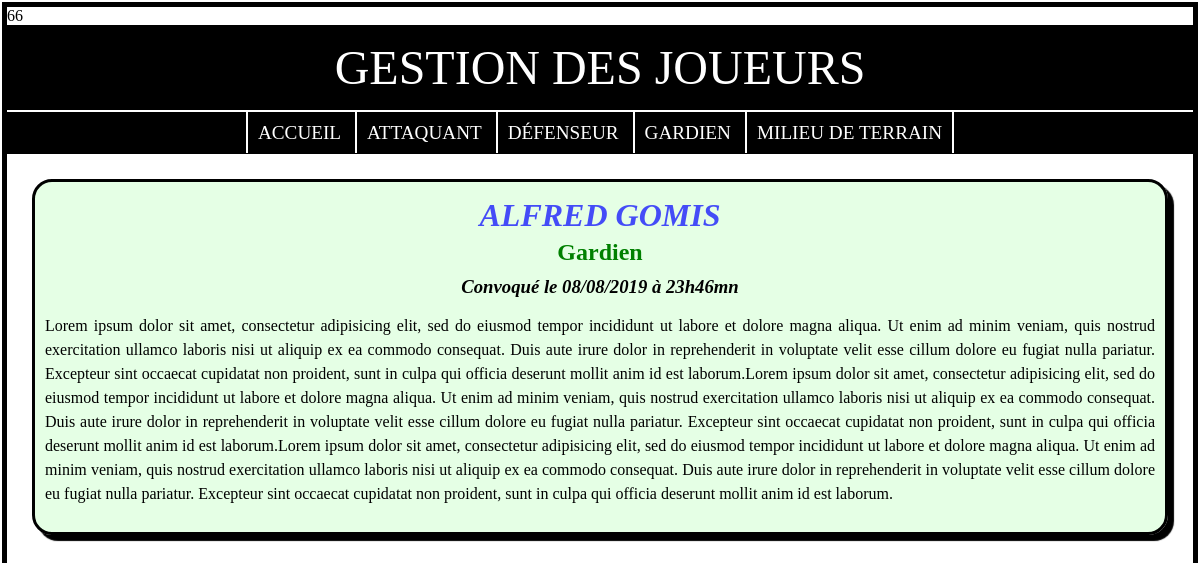
/index.php?action=joueur&id=2, run on the app's committed database.
### tables this page shows
CREATE TABLE Profil(
	id int primary key auto_increment,
	libelle varchar(20)
);

CREATE TABLE Joueur(
	id int primary key auto_increment,
	nom varchar(20),
	prenom varchar(20),
	dateCreation datetime DEFAULT NOW(),
	dateModification datetime DEFAULT NOW(),
	description text,
	profil int
);

### data_access/dao/ConnexionDB.php (called while the page is built, shortened)
<?php
class ConnexionDB
{
    private static $_host = 'localhost';
    private static $_user = 'root';
    private static $_password = '';
    private static $_database = 'gestion_joueurs';
    private static $instance;
    public static function getInstance() {
        if (is_null(self::$instance)) {
            try {
                self::$instance = new PDO('mysql:host='.self::$_host.';dbname='.self::$_database.';charset=utf8', self::$_user, self::$_password);
            } catch (Exception $e) {
                die("Erreur de connexion à la base de données : ".$e);
            }
        }
        return self::$instance;
    }
}
?>

### data_access/dao/FabriqueDAO.php (called while the page is built, shortened)
<?php
require_once 'EntityManager.php';
require_once 'JoueurManager.php';
require_once 'ProfilManager.php';
class FabriqueDAO
{
    public static function getDAOInstance($instance) {
        if(strcmp($instance, 'profil') == 0) {
            return new ProfilManager();
        }
        if(strcmp($instance, 'joueur') == 0) {
            return new JoueurManager();
        }
    }
}
?>

### data_access/dao/ProfilManager.php (called while the page is built, shortened)
<?php
	class ProfilManager extends EntityManager
	{
		public function getList($table='Profil')
		{
			return parent::getList($table);
		}
	}
?>

### data_access/dao/JoueurManager.php (called while the page is built, shortened)
<?php
	class JoueurManager extends EntityManager
	{
		public function getById($id, $table='Joueur')
		{
			return parent::getById($id, $table);
		}
	}
?>

### data_access/Joueur.php (called while the page is built, shortened)
<?php
	class Joueur
	{
		public $profil;
		public function profil_str()
		{
			switch ($this->profil)
			{
				case 1:
					return 'Gardien';
			}
		}
	}
?>

### includes/afficher_joueur.php (the view, shortened to what this page needs)
<!DOCTYPE html>
<html>
<head>
	<link rel="stylesheet" type="text/css" href="assets/css/style.css">
</head>
<body>
	<?php
		require_once 'includes/entete.php';
		require_once 'includes/menu.php';
	?>
	<?php if (!empty($joueur)): ?>
		<div id="contenu">
			<div class="fiche_joueur">
				<h1><?= $joueur->prenom.' '. $joueur->nom ?></h1>
				<h2><a href="index.php?action=profil&id=<?= $joueur->profil ?>"><?= $joueur->profil_str() ?></a></h2>
				<h3>Convoqué le <?= date('d/m/Y à H\hi\m\n', strtotime($joueur->dateCreation)) ?></h3>
				<p><?= $joueur->description ?></p>
			</div>
		</div>
	<?php else: ?>
		<div class="message">Le joueur demandé n'existe pas</div>
	<?php endif ?>
</body>
</html>

### includes/menu.php
<?php
	$uri = $_SERVER['REQUEST_URI'];
	$queryString = $_SERVER['QUERY_STRING'];
?>
<div id="menu">
	<ul>
		<li><a href="index.php" <?= substr($uri, -9) === 'index.php' ? ' class="menu_actif"':'' ?>>Accueil</a></li>
		<?php foreach ($profils as $profil): ?>
			<li><a href="index.php?action=profil&id=<?= $profil->id ?>"  <?= !empty($queryString) && $queryString === 'action=profil&id='.$profil->id ? ' class="menu_actif"':'' ?>><?= $profil->libelle ?></a></li>
		<?php endforeach ?>
	</ul>
</div>

### assets/css/style.css (style rules this page uses)
body { margin: 2px; padding: 0px; border: solid 5px black; }
#menu { padding: 10px; margin: 0px; text-align: center; border-top: solid 2px white; background-color: black; }
#menu ul { margin: 0px; padding: 0px; }
#menu li { display: inline; }
#menu li a { padding: 10px; color: white; font-size: 1.2em; text-transform: uppercase; text-decoration: none; border-left: 2px solid white; }
#menu ul :last-child a { border-right: 2px solid white; }
#contenu { padding: 10px; }
#contenu h1, #contenu h2 { text-align: center; padding: 0px; margin: 0px; margin-top: 5px; }
#contenu h1,#contenu h1 a { text-decoration: none; text-transform: uppercase; font-style: italic; color: rgba(0, 0, 255, 0.7); }
#contenu h2,#contenu h2 a { text-decoration: none; color: green; }
#contenu h3 { margin: 0px; margin-top: 10px; text-align: center; font-style: italic; }
.fiche_joueur { margin: 15px; padding: 10px; border:3px solid black; border-radius: 20px; background-color: rgba(0, 255, 0, 0.1); box-shadow: 6px 6px 1px black; }
.fiche_joueur:first-child { margin-top: 10px; }
.fiche_joueur:last-child { margin-top: 15px; }
.fiche_joueur p { line-height: 1.5; text-align: justify; }

### data on the page
profil: libelle "ATTAQUANT"
profil: libelle "DÉFENSEUR"
profil: libelle "GARDIEN"
profil: libelle "MILIEU DE TERRAIN"
joueur: prenom "ALFRED", nom "GOMIS", profil "Gardien", dateCreation "08/08/2019 à 23h46mn", description "Lorem ipsum dolor sit amet, consectetur adipisicing elit, sed do eiusmod tempor incididunt ut labore et dolore magna aliqua. Ut enim ad minim veniam, quis nostrud exercitation ullamco laboris nisi ut aliquip ex ea commodo consequat. Duis aute irure dolor in reprehenderit in voluptate velit esse cillum dolore eu fugiat nulla pariatur. Excepteur sint occaecat cupidatat non proident, sunt in culpa qui officia deserunt mollit anim id est laborum.Lorem ipsum dolor sit amet, consectetur adipisicing elit, sed do eiusmod tempor incididunt ut labore et dolore magna aliqua. Ut enim ad minim veniam, quis nostrud exercitation ullamco laboris nisi ut aliquip ex ea commodo consequat. Duis aute irure…"

### other printed values
spl_object_id($this->bdd) "6"
